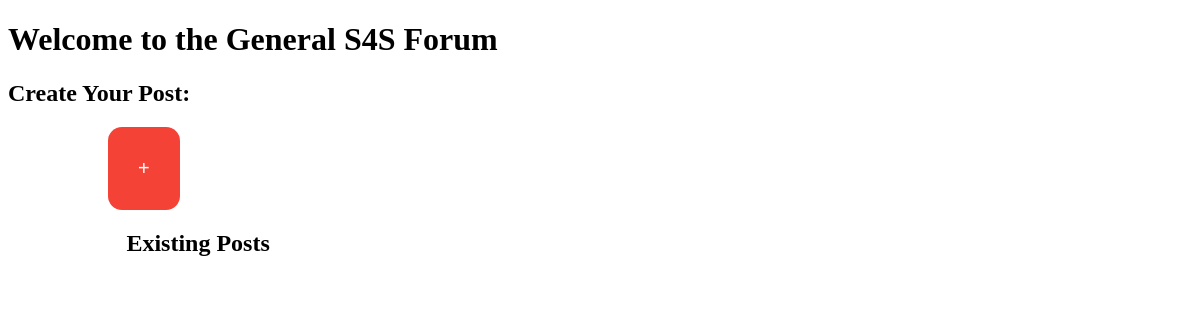
Page /create_post/ on the earlier database version.
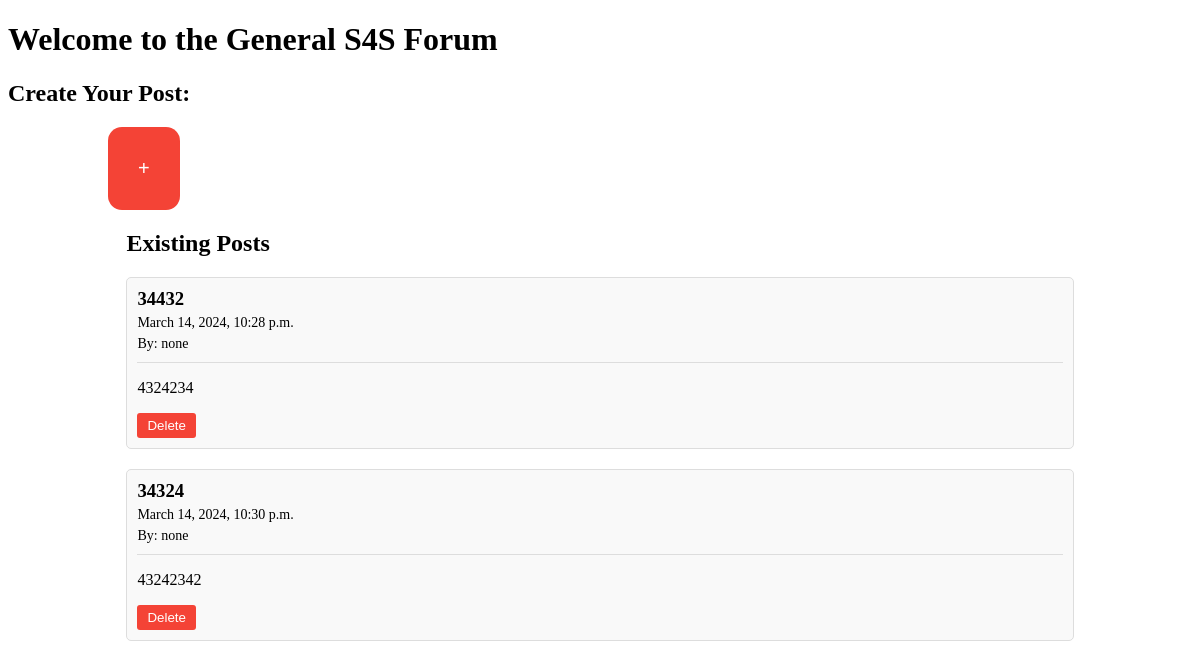
Same page on the later database version.
### S4S/models.py (models this page shows, shortened)
class Post2(models.Model):
    title = models.CharField(max_length=100)
    user_name = models.CharField(default="none", max_length=100)
    content = models.TextField()
    date_posted = models.DateTimeField(default=timezone.now)

### S4S/views.py (the view)
# urls.py: path('create_post/', views.create_post, name='create_post'),
def create_post(request):
    if request.method == 'POST':
        title = request.POST.get('title')
        user_name = request.POST.get('user_name')
        content = request.POST.get('content')
        Post2.objects.create(title=title, content=content,user_name=user_name)
        posts = Post2.objects.all()
        return render(request, 'after_login_forum.html',{'posts': posts})
    else:
        posts = Post2.objects.all()
        return render(request, 'after_login_forum.html',{'posts': posts})

### templates/after_login_forum.html (shortened to what this page needs)
<!DOCTYPE html>
<html>
<head>
</head>
<body>
    <h1>Welcome to the General S4S Forum</h1>
    <h2>Create Your Post:</h2>
    <button class="plus-button" onclick="toggleCreatePostForm()">+</button>
    <div class="post-container">
        <h2>Existing Posts</h2>
        {% for post in posts %}
            <div class="post">
                <div class="post-header">
                    <h3>{{ post.title }}</h3>
                    <p class="post-date">{{ post.date_posted }}</p>
                    <p class="post-author">By: {{ post.user_name }}</p>
                </div>
                <div class="post-content">
                    <p>{{ post.content }}</p>
                </div>
                <form method="post" action="{% url 'delete_post' post.id %}" class="delete-form">
                    <button type="submit" class="delete-button">Delete</button>
                </form>
            </div>
        {% endfor %}
    </div>
</body>
</html>

Differences in the rows shown:
added Post2: title "34432", date_posted "March 14, 2024, 10:28 p.m.", user_name "none", content "4324234"
added Post2: title "34324", date_posted "March 14, 2024, 10:30 p.m.", user_name "none", content "43242342"
